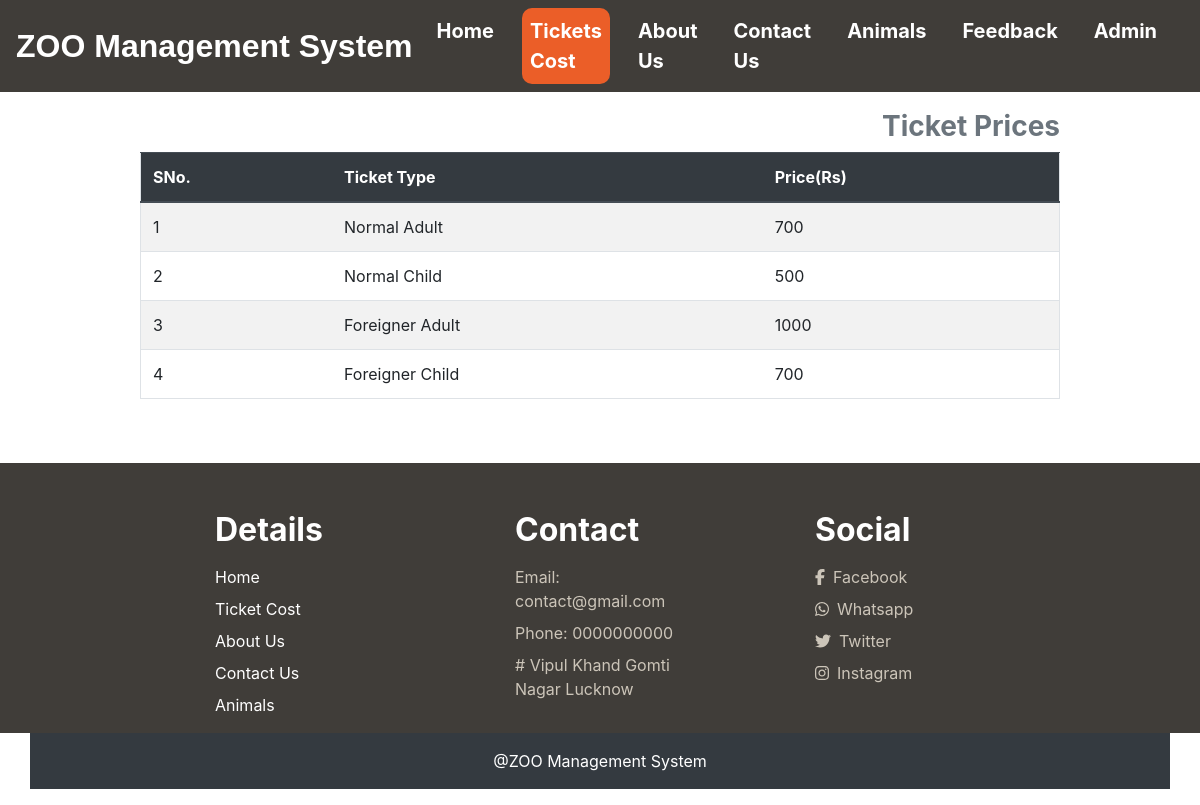
Page /core/ticketcost/ on the committed database.
### core/models.py (models this page shows)
class ticket_price_model(models.Model):
    ttype=models.CharField(max_length=70)
    tprice=models.IntegerField()

### core/views.py (the view)
# urls.py: path('ticketcost/',views.ticket_cost,name="ticketcost"),
def ticket_cost(request):
    title='ticket cost'
    types=ticket_price_model.objects.all()
    return render(request,'core/ticketcost.html',{'title':title,'types':types})

### core/templates/core/ticketcost.html (shortened to what this page needs)
{% extends 'core/base.html' %}
{% load static %}
{% block navigationbar %}
    {% include 'core/navbar.html' %}
{% endblock navigationbar %}
{% block content %}
    <div class="container mb-5" style="margin-top:110px;">
        <div class="row">
        <div class="col-sm-10 offset-md-1 margin-main">
            <h3 class="font-weight-bold text-secondary text-right">Ticket Prices</h3>
                <table class="table table-striped border">
                    <thead class="thead-dark">
                        <tr>
                            <th>SNo.</th>
                            <th>Ticket Type</th>
                            <th>Price(Rs)</th>
                        </tr>
                    </thead>
                    <tbody>
                        {% for type in types %}
                            <tr>
                                <td>{{type.id}}</td>
                                <td>{{type.ttype}}</td>
                                <td>{{type.tprice}}</td>
                            </tr>
                        {% endfor %}
                    </tbody>
                </table>
            </div>
        </div>
    </div>
{% endblock content %}
{% block footer %}
    {% include 'core/footer.html' %}
{% endblock footer %}

### rows in the picture
ticket_price_model: id "1", ttype "Normal Adult", tprice "700"
ticket_price_model: id "2", ttype "Normal Child", tprice "500"
ticket_price_model: id "3", ttype "Foreigner Adult", tprice "1000"
ticket_price_model: id "4", ttype "Foreigner Child", tprice "700"
